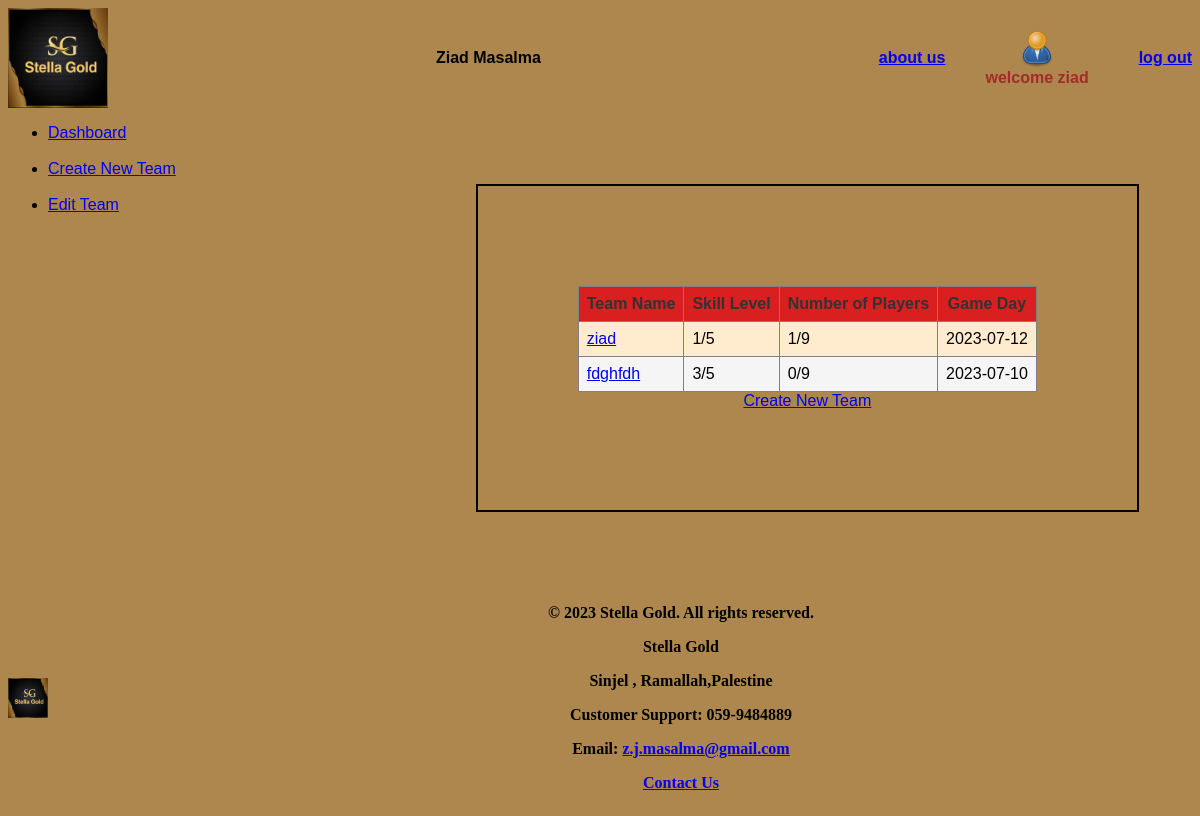
Page /dashbord.php (signed in) on the committed database.
### tables this page shows
CREATE TABLE `team` (
  `TeamName` varchar(255) NOT NULL,
  `SkillLevel` int(11) NOT NULL,
  `TeamID` int(11) NOT NULL,
  `GameDay` varchar(255) NOT NULL,
  `UserID` int(11) NOT NULL
);

### dashbord.php (the view, shortened to what this page needs)
<html>
<head>
    <link rel="stylesheet" type="text/css" href="stylenav.css">
</head>
<body>
    <header>
        <?php include('header.php');
        $pdo = db_connect(); ?>
    </header>
    <main>
        <nav>
            <?php include('mainnavigation.php'); ?>
        </nav>
        <div class="content">
            <?php
            $sql = 'SELECT * FROM team';
            $stm = $pdo->prepare($sql);
            $stm->execute();
            $teams = $stm->fetchAll();
            echo "<table border=1>";
            echo "<tr><th>Team Name</th><th>Skill Level</th><th>Number of Players</th><th>Game Day</th></tr>";
            foreach ($teams as $team) {
                $ID = $team['TeamID'];
                $sql = "SELECT * FROM player WHERE TeamID = :teamID";
                $stm = $pdo->prepare($sql);
                $stm->bindValue(':teamID', $ID, PDO::PARAM_INT);
                $stm->execute();
                $palyer = $stm->fetchAll();
                echo "<tr>";
                echo "<td><a href='teamdetail.php?id=" . $ID . "'>" . $team['TeamName'] . "</a></td>";
                echo "<td>" . $team['SkillLevel'] . "/5</td>";
                echo "<td>" . count($palyer) . "/9</td>";
                echo "<td>" . $team['GameDay'] . "</td>";
                echo "</tr>";
            }
            echo "</table>";
            ?>
            <a href="newteam.php" class="button">Create New Team</a>
        </div>
    </main>
    <footer>
        <?php include('footer.php'); ?>
    </footer>
</body>
</html>

### stylenav.css (style rules this page uses)
body { display: flex; flex-direction: column; height: 100vh; background-color: rgb(173, 135, 78); background-repeat: no-repeat; background-size: cover; }
main { flex: 1; display: flex; flex-direction: center; align-items: center; font-family: sans-serif, serif; font-size: 16px; }
nav { align-self: flex-start; margin-right: 150px; }
.content { display: flex; flex-direction: column; justify-content: center; align-items: center; align-self: center; border: 2px solid black; text-align: center; padding: 100px; }
table { font-family: Verdana, sans-serif; }
table { border-collapse: collapse; width: 100%; }
th { background-color: #d91f1f; color: #333; text-align: center; padding: 8px; }
td { padding: 8px; }
tr:nth-child(even) { background-color: blanchedalmond; }
tr:nth-child(odd) { background-color: whitesmoke; }

### hstyle.css (style rules this page uses)
header { width: 100%; display: flex; justify-content: space-between; align-items: center; font-family: Arial, sans-serif; font-weight: bold; }

### footerstyle.css (style rules this page uses)
footer { width: 100%; display: flex; justify-content: space-between; align-items: center; font-weight: bold; }

### rows in the picture
team: TeamName "ziad", SkillLevel "1", count($palyer) "1", GameDay "2023-07-12"
team: TeamName "fdghfdh", SkillLevel "3", count($palyer) "0", GameDay "2023-07-10"

### other values in the picture
$username "ziad"
$company_name "Stella Gold"
$address "Sinjel , Ramallah,Palestine"
$phone_number "059-9484889"
$email "z.j.masalma@gmail.com"
